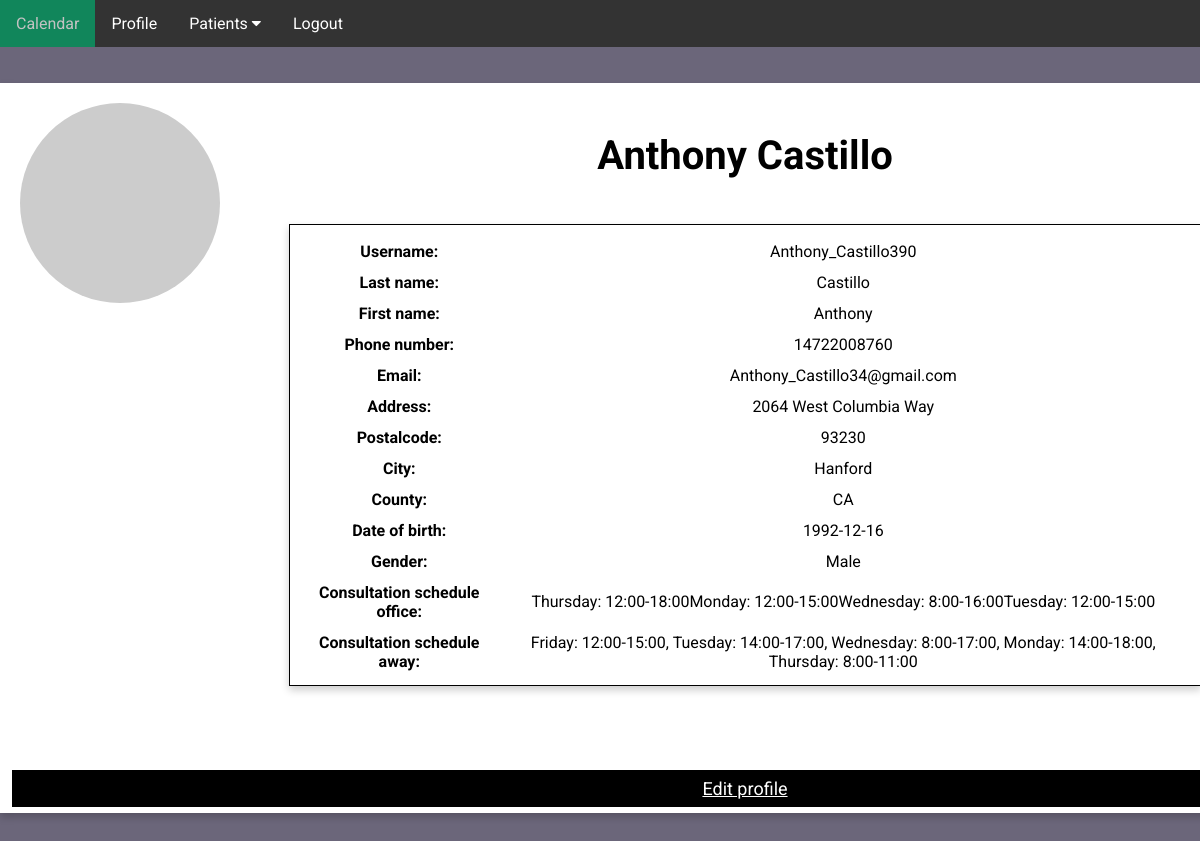
/medic-profile (signed in), run on the app's committed database.
### app/domain/entities.py (models this page shows, shortened)
class Doctor(db.Model):
    __tablename__ = "doctor"
    id = db.Column(db.Integer, primary_key=True)
    username = db.Column(db.String(64), index=True, unique=True)
    first_name = db.Column(db.String(64), index=True)
    last_name = db.Column(db.String(64), index=True)
    phone_number = db.Column(db.Integer, index=True, unique=True)
    email = db.Column(db.String(128), index=True, unique=True)
    address = db.Column(db.String(256), index=True)
    postalcode = db.Column(db.String(256), index=True)
    city = db.Column(db.String(256), index=True)
    state = db.Column(db.String(256), index=True)
    birth_date = db.Column(db.String(128), index=True)
    gender = db.Column(db.String(8), index=True)
    consultation_schedule_office = db.Column(db.String(128), index=True)
    consultation_schedule_away = db.Column(db.String(128), index=True)
    assistants_schedule = db.Column(db.String(128), index=True)
    password_hash = db.Column(db.String(256), index=True)
    medical_proof = db.Column(db.String(256))
    profile_picture = db.Column(db.String(256))
    patients = db.relationship('Patient', backref='doctor')
    consultations = db.relationship('Consultation', backref='doctor')
    @property
    def number_of_patients(self):
        return len(self.patients)
    def avatar(self, size):
        digest = md5(self.email.lower().encode('utf-8')).hexdigest()
        return 'https://www.gravatar.com/avatar/{}?d=identicon&s={}'.format(
            digest, size)

### app/ui/ui.py (the view)
    @staticmethod
    @app.route('/medic-profile')
    def medic_profile():
        if "doctor" not in service.session:
            return redirect(url_for('home'))
        doctor = service.get_doctor_by_id(service.session['doctor'])
        return render_template('medic-profile.html', doctor=doctor)

### app/repository/database.py (called while the page is built)
    def find_doctor_by_id(self, doctor_id):
        doctor = self.db.session.get(Doctor, doctor_id)
        if doctor is None:
            raise ValueError("Doctor not found")
        return doctor

### app/service/service.py (called while the page is built)
    def get_doctor_by_id(self, doctor_id):
        return self.db.find_doctor_by_id(doctor_id)

### app/ui/ui.py (called while the page is built)
    @staticmethod
    @app.before_request
    def before_request():
        flask.session.permanent = True
        app.permanent_session_lifetime = datetime.timedelta(minutes=5)
        flask.session.modified = True

### app/templates/medic-profile.html (shortened to what this page needs)
<!DOCTYPE html>
<html lang="en">
<head>
    <link rel="stylesheet" href="../static/main-style.css">
    <link rel="stylesheet" href="https://cdnjs.cloudflare.com/ajax/libs/font-awesome/4.7.0/css/font-awesome.min.css">
</head>
<body>
    <section class="header">
            <div class="navbar">
                <a href="/medic-home">Calendar</a>
                <a href="/medic-profile">Profile</a>
                <div class="dropdown">
                    <button class="dropbtn">Patients
                        <i class="fa fa-caret-down"></i>
                    </button>
                </div>
                <a href="{{ url_for('logout') }}">Logout</a>
            </div>
            <div class="main-box">
                {% if doctor.profile_picture==None %}
                    <img src="{{ doctor.avatar(128) }}" class="profile-img" alt="{{ doctor.username }}">
                {% else %}
                    <img src="../static/files/profile_picture_doctor/{{doctor.profile_picture}}" class="profile-img" alt="{{ doctor.username }}">
                {% endif %}
                  <h1 class="name">{{doctor.first_name}} {{doctor.last_name}}</h1>
                  <div class="profile-box">
                    <table class="medic-table">
                        <tr>
                            <th>Username:</th>
                            <td>{{doctor.username}}</td>
                        </tr>
                        <tr>
                            <th>Last name:</th>
                            <td>{{doctor.last_name}}</td>
                        </tr>
                        <tr>
                            <th>First name:</th>
                            <td>{{doctor.first_name}}</td>
                        </tr>
                        <tr>
                            <th>Phone number:</th>
                            <td>{{doctor.phone_number}}</td>
                        </tr>
                        <tr>
                            <th>Email:</th>
                            <td>{{doctor.email}}</td>
                        </tr>
                        <tr>
                            <th>Address:</th>
                            <td>{{doctor.address}}</td>
                        </tr>
                        <tr>
                            <th>Postalcode:</th>
                            <td>{{doctor.postalcode}}</td>
                        </tr>
                        <tr>
                            <th>City:</th>
                            <td>{{doctor.city}}</td>
                        </tr>
                        <tr>
                            <th>County:</th>
                            <td>{{doctor.state}}</td>
                        </tr>
                        <tr>
                            <th>Date of birth:</th>
                            <td>{{doctor.birth_date}}</td>
                        </tr>
                        <tr>
                            <th>Gender:</th>
                            <td>{{doctor.gender}}</td>
                        </tr>
                        <tr>
                            <th>Consultation schedule office:</th>
                            <td>{{doctor.consultation_schedule_office}}</td>
                        </tr>
                        <tr>
                            <th>Consultation schedule away:</th>
                            <td>{{doctor.consultation_schedule_away}}</td>
                        </tr>
                        <tr>
                            <th>Assistants schedule:</th>
                            <td>{{doctor.assistants_schedule}}</td>
                        </tr>
                    </table>
                  </div>
                  <p><a href="/edit-medic" class="contact-btn">Edit profile</a></p>
            </div>
    </section>
</body>
</html>

### app/static/main-style.css (style rules this page uses)
* { margin: 0; padding: 0; font-family: 'Roboto', sans-serif; }
.header { min-height: 100vh; width: 100%; background-color:#6b667a; background-position: center; background-size: cover; position: relative; overflow: auto; }
.navbar { overflow: auto; background-color: #333; font-family: Arial; }
.navbar a { left: 80px; float: left; font-size: 16px; color: white; text-align: center; padding: 14px 16px; text-decoration: none; }
.dropdown { float: left; overflow: hidden; }
.dropdown .dropbtn { font-size: 16px; border: none; outline: none; color: white; padding: 14px 16px; background-color: inherit; font-family: inherit; margin: 0; }
.main-box { box-shadow: 0 4px 8px 0 rgba(0, 0, 0, 0.2); width: 1480px; height: 720px; position: relative; margin: 3% auto; background: #fff; padding: 5px; text-align: center; }
.name { margin: 3% auto; font-size: 40px; }
.contact-btn { position: relative; top: 40px; border: none; outline: 0; display: inline-block; padding: 8px; color: white; background-color: #000; text-align: center; cursor: pointer; width: 98%; font-size: 18px; }
.profile-img { width: 200px; position: absolute; top: 20px; left: 20px; border-radius: 50%; }
.profile-box { width: 900px; height: 450px; border: 1px solid #000; box-shadow: 0 4px 8px 0 rgba(0, 0, 0, 0.2); position: relative; margin: 3% auto; background: #fff; padding: 5px; overflow: auto; text-align: center; }
.medic-table, th, td { margin: auto; padding: 5px; }

### data on the page
Doctor: first_name "Anthony", last_name "Castillo", username "Anthony_Castillo390", phone_number "14722008760", email "Anthony_Castillo34@gmail.com", address "2064 West Columbia Way", postalcode "93230", city "Hanford", state "CA", birth_date "1992-12-16", gender "Male", consultation_schedule_office "Thursday: 12:00-18:00Monday: 12:00-15:00Wednesday: 8:00-16:00Tuesday: 12:00-15:00", consultation_schedule_away "Friday: 12:00-15:00, Tuesday: 14:00-17:00, Wednesday: 8:00-17:00, Monday: 14:00-18:00, Thursday: 8:00-11:00"
